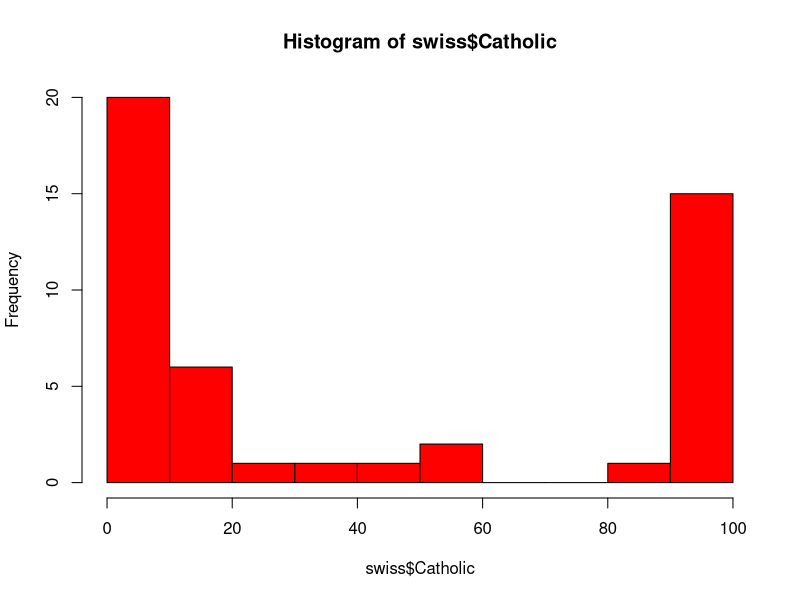

The R source for this figure: (Note: this script raises an error after producing the figure.)
#
# multiple linear regression
#




# numeric predictors

fit <- lm(Fertility ~ Examination + Catholic, 
          data = swiss)
summary(fit)


fit2 <- lm(Fertility ~ Examination*Catholic, 
           data = swiss)
summary(fit2)


confint(fit2)


# categorical predictors

hist(swiss$Catholic, col = 'red')

swiss$religious <- ifelse(swiss$Catholic > 60, 
                          'Lots', 'Few')
swiss$religious <- as.factor(swiss$religious)

fit3 <- lm(Fertility ~ Examination + religious, 
           data = swiss)
summary(fit3)

fit4 <- lm(Fertility ~ religious*Examination, 
           data = swiss)
summary(fit4)

# plots

ggplot(swiss, aes(x = Examination, y = Fertility)) + 
  geom_point() 

ggplot(swiss, aes(x = Examination, y = Fertility)) + 
  geom_point() + 
  geom_smooth()

ggplot(swiss, aes(x = Examination, y = Fertility)) + 
  geom_point() + 
  geom_smooth(method = 'lm')

ggplot(swiss, aes(x = Examination, y = Fertility, 
                  col = religious)) + 
  geom_point() 

ggplot(swiss, aes(x = Examination, y = Fertility, 
                  col = religious)) + 
  geom_point()  + 
  geom_smooth()

ggplot(swiss, aes(x = Examination, y = Fertility, 
                  col = religious)) + 
  geom_point()  + 
  geom_smooth(method = 'lm')


#

fit5 <- lm(Fertility ~ religious*Infant.Mortality*Examination, 
           data = swiss)
summary(fit5)


# model comparison

rm(swiss)
swiss <- data.frame(swiss)

fit_full <- lm(Fertility ~ ., data = swiss)
summary(fit_full)

fit_reduced1 <- lm(Fertility ~ Infant.Mortality +
                  Examination + Catholic + Education, 
                   data = swiss)
summary(fit_reduced1)

anova(fit_full, fit_reduced1)

fit_reduced2 <- lm(Fertility ~ Infant.Mortality + 
                     Education + Catholic + Agriculture, 
                   data = swiss)
summary(fit_reduced2)

anova(fit_full, fit_reduced2)


# model selection

optimal_fit <-  step(fit_full, direction = 'backward')
summary(optimal_fit)




